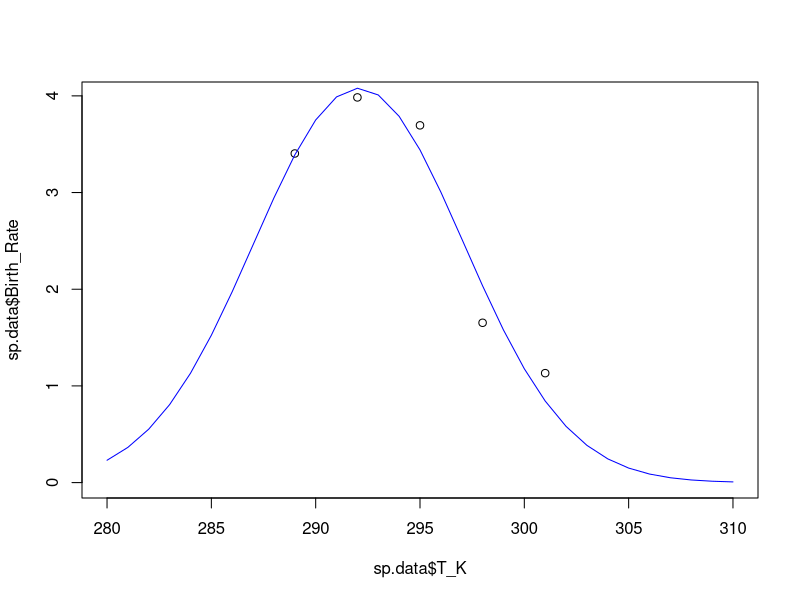
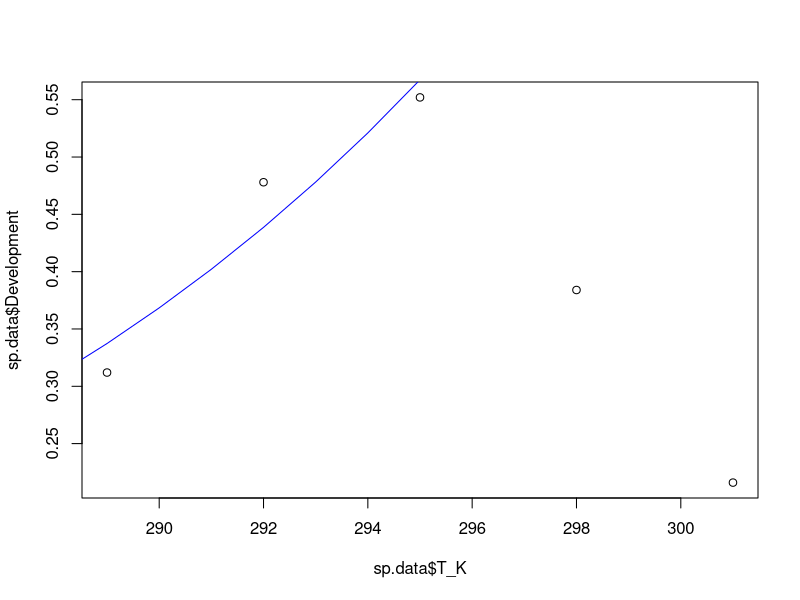
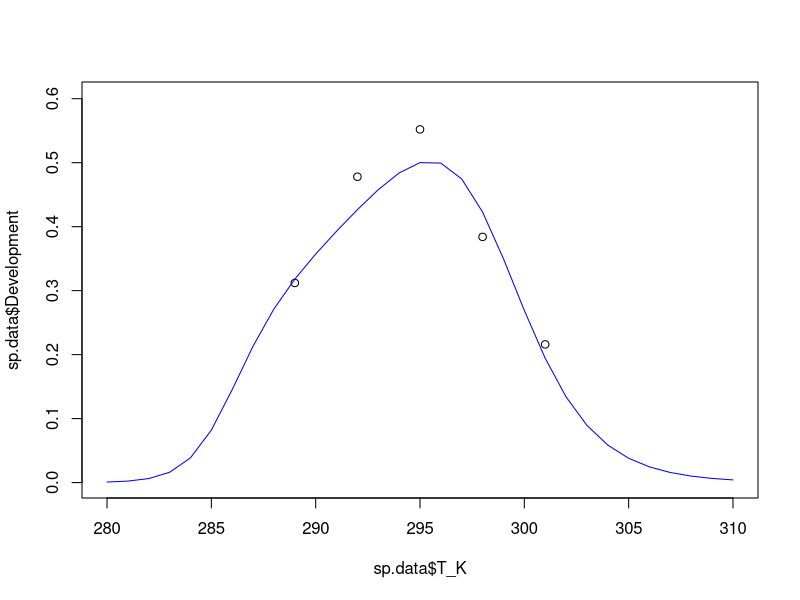
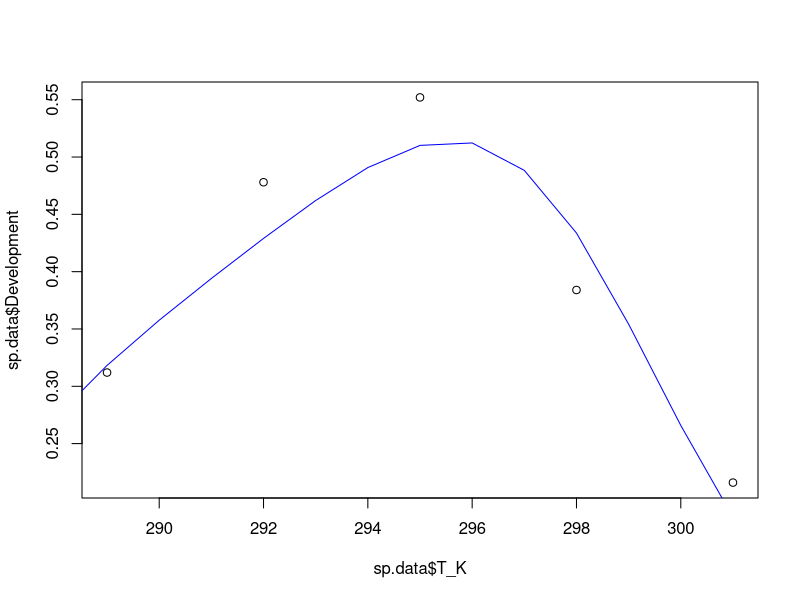
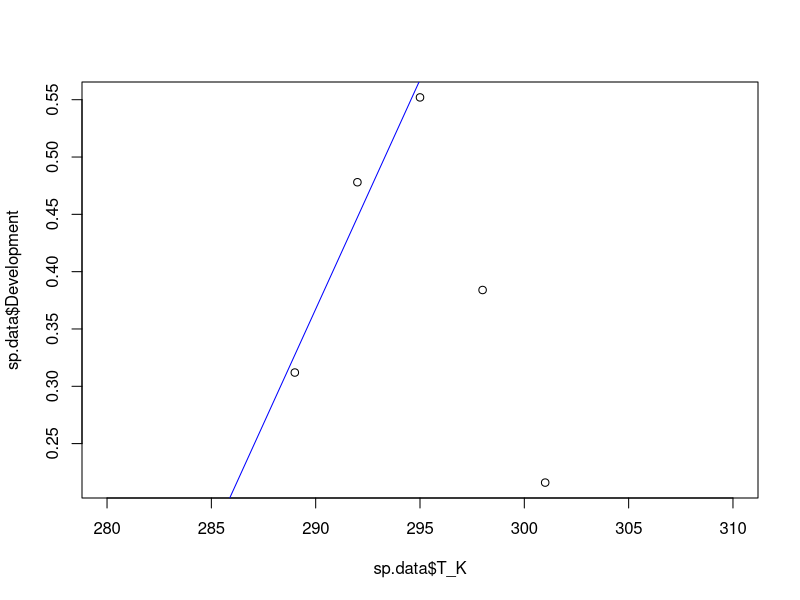
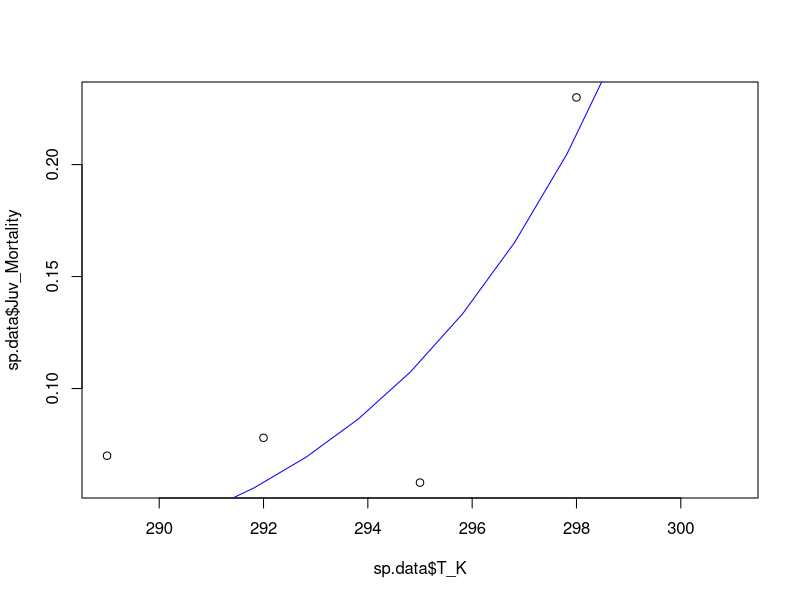
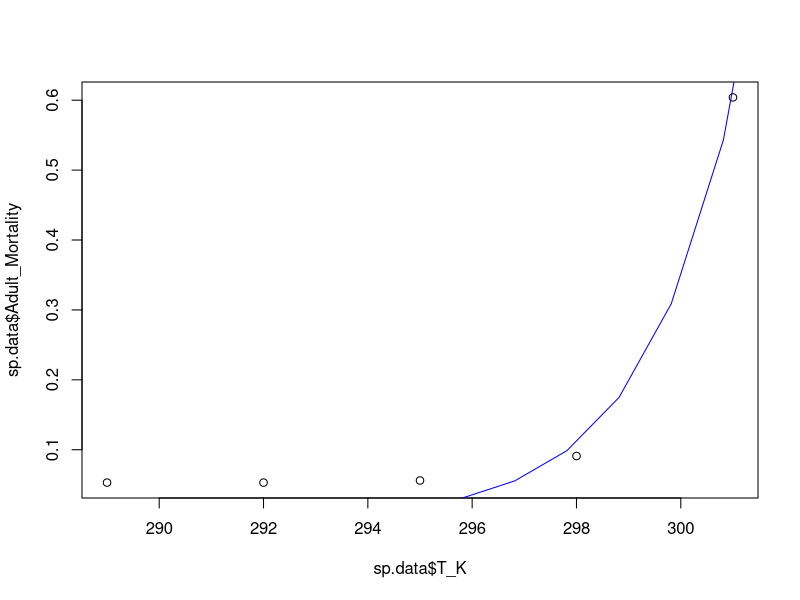
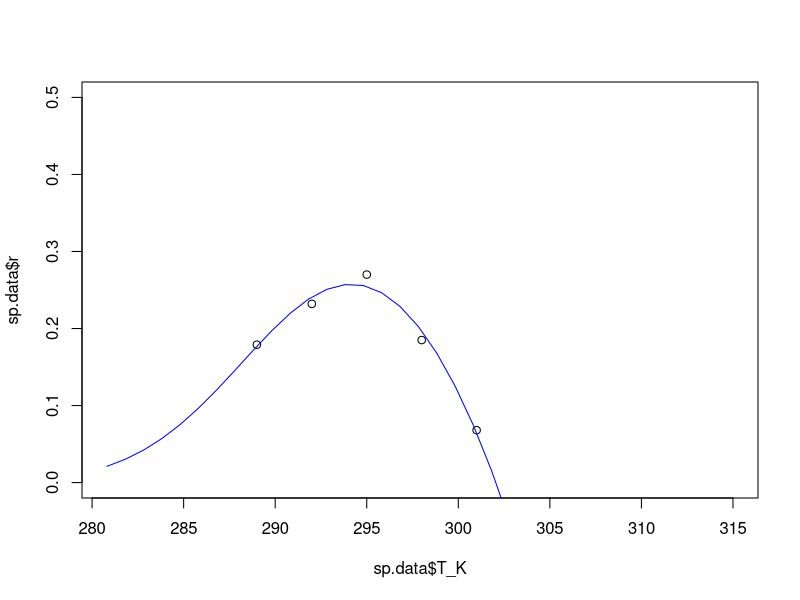

Write R code to recreate these figures, in order. (Note: this script raises an error after producing the figures.)
###################################################################
#### This R script fits functions to temperature response data ####
###################################################################


# Load packages and set working directory
library(tidyr)
library(ggplot2)
library(dplyr)
library(tidyverse)
setwd(dirname(rstudioapi::getActiveDocumentContext()$path))

# Read data
data <- as.data.frame(read_csv("Temperature response data.csv"))

# USER: enter species name (used in temperature response data.csv)
name <- "Aulacorthum solani Brazil"

# Assign species
sp.data <- data[data$Species == name,]
  
  
# Remove columns that do not contain temperature data
sp.data <- sp.data[-c(1:8,12,14,16,18,20,21,23,24,26,27,29,31,32,34,36,37,38)]

# Set some option for nls and plots
Tmin <- 280
Tmax <- 310
TR <- 293



####################################### FECUNDITY ###########################################
# NLS
fec <- nls(Birth_Rate ~ bTopt*exp(-((T_K-Toptb)^2)/(2*sb^2)), data=sp.data,
           start=list(bTopt=5, Toptb=TR, sb=3))
summary(fec)
# Plot model fits
plot(sp.data$T_K, sp.data$Birth_Rate, xlim = c(Tmin,Tmax), ylim = c(0,max(sp.data$Birth_Rate)))
points(seq(Tmin,Tmax,1),coef(fec)[1]*exp(-((seq(Tmin,Tmax,1)-coef(fec)[2])^2)/(2*coef(fec)[3]^2)), type="l", col="blue")


###################################### DEVELOPMENT ##########################################
# estimate xTR and A
# NOTE: removed data beyond max development
dev.mon <- nls(Development ~ xTR*T_K/TR*exp(A*(1/TR-1/T_K)), data=sp.data[-c((nrow(sp.data)-1):nrow(sp.data)),],
               start=list(xTR=0.1, A=1000))
summary(dev.mon)
# Plot model fits
plot(sp.data$T_K, sp.data$Development)
points(seq(Tmin,Tmax,1), coef(dev.mon)[1]*(seq(Tmin,Tmax,1)/TR)*exp(coef(dev.mon)[2]*(1/TR-1/seq(Tmin,Tmax,1))), type="l", col="blue")

# estimate AL and AH separately from TL and TH if needed
xTR <- coef(dev.mon)[1]
A <- coef(dev.mon)[2]
kTL <- 290
kTH <- 298
dev.A <- nls(Development ~ xTR*(T_K/TR)*exp(A*(1/TR-1/T_K))/(1+exp(AL*(1/kTL-1/T_K))+exp(AH*(1/kTH-1/T_K))),
              data=sp.data, start=list(AL=-50000, AH=100000))
summary(dev.A)
AL <- coef(dev.A)[1]
AH <- coef(dev.A)[2]
dev.T <- nls(Development ~ xTR*(T_K/TR)*exp(A*(1/TR-1/T_K))/(1+exp(AL*(1/TL-1/T_K))+exp(AH*(1/TH-1/T_K))),
             data=sp.data, start=list(TL=kTL, TH=kTH))
summary(dev.T)
# Plot model fits
plot(sp.data$T_K, sp.data$Development, xlim=c(Tmin,Tmax), ylim=c(0,max(sp.data$Development)+0.05))
points(seq(Tmin,Tmax,1), xTR*(seq(Tmin,Tmax,1)/TR)*exp(A*(1/TR-1/seq(Tmin,Tmax,1)))/
         (1+(exp(AL*(1/coef(dev.T)[1]-1/seq(Tmin,Tmax,1)))+exp(AH*(1/coef(dev.T)[2]-1/seq(Tmin,Tmax,1))))), type="l", col="blue")


# estimate TH and AH separately from TL and AL if needed
kAL <- -50000
dev.H <- nls(Development ~ xTR*(T_K/TR)*exp(A*(1/TR-1/T_K))/(1+exp(kAL*(1/kTL-1/T_K))+exp(AH*(1/TH-1/T_K))),
             data=sp.data, start=list(TH=kTH, AH=10000))
summary(dev.H)
kTH <- coef(dev.H)[1]
kAH <- coef(dev.H)[2]
dev.AL <- nls(Development ~ xTR*(T_K/TR)*exp(A*(1/TR-1/T_K))/(1+exp(AL*(1/kTL-1/T_K))+exp(kAH*(1/kTH-1/T_K))),
             data=sp.data, start=list(AL=-10000))
summary(dev.AL)
dev.TL <- nls(Development ~ xTR*(T_K/TR)*exp(A*(1/TR-1/T_K))/(1+exp(coef(dev.AL)[1]*(1/TL-1/T_K))+exp(coef(dev.H)[2]*(1/coef(dev.H)[1]-1/T_K))),
             data=sp.data, start=list(TL=kTL))
summary(dev.TL)
# Plot model fits
plot(sp.data$T_K, sp.data$Development)
points(seq(Tmin,Tmax,1), xTR*(seq(Tmin,Tmax,1)/TR)*exp(A*(1/TR-1/seq(Tmin,Tmax,1)))/
         (1+(exp(coef(dev.AL)[1]*(1/coef(dev.TL)[1]-1/seq(Tmin,Tmax,1)))+exp(coef(dev.H)[2]*(1/coef(dev.H)[1]-1/seq(Tmin,Tmax,1))))), type="l", col="blue")


# Minimum developmental temperature
# NOTE: removed data beyond max development
dev.min <- nls(Development ~ m*T_K+b, data=sp.data[-c((nrow(sp.data)-1):nrow(sp.data)),],
               start=list(m=0.01, b=0))
summary(dev.min)
# Plot model fits
plot(sp.data$T_K, sp.data$Development, xlim=c(280,Tmax))
points(seq(280,Tmax,1), coef(dev.min)[1]*seq(280,Tmax,1)+coef(dev.min)[2], type="l", col="blue")

# Calculate Tmin
Tmin <- (-coef(dev.min)[2]/coef(dev.min)[1])[[1]]
Tmin



#################################### MORTALITY ######################################
# NLS for juvenile mortality
mort.J <- nls(Juv_Mortality ~ xTR*exp(A*(1/TR-1/T_K)), data=sp.data,
              start=list(xTR=0.01, A=10000))
summary(mort.J)
# Plot model fits
plot(sp.data$T_K, sp.data$Juv_Mortality) #, ylim=c(0,0.2))
points(seq(Tmin,Tmax,1), coef(mort.J)[1]*exp(coef(mort.J)[2]*(1/TR-1/seq(Tmin,Tmax,1))), type="l", col="blue")


# NLS for adult mortality
mort.A <- nls(Adult_Mortality ~ xTR*exp(A*(1/TR-1/T_K)), data=sp.data,
              start=list(xTR=0.01, A=10000))
summary(mort.A)
# Plot model fits
plot(sp.data$T_K, sp.data$Adult_Mortality) #, ylim=c(0,0.2))
points(seq(Tmin,Tmax,1), coef(mort.A)[1]*exp(coef(mort.A)[2]*(1/TR-1/seq(Tmin,Tmax,1))), type="l", col="blue")



########################### r (INTRINSIC GROWTH RATE) ###############################
# estimate all parameters
r <- nls(r ~ ifelse(T_K <= Topt, rMax*exp(-1*((T_K-Topt)/(2*sr))^2),
                    rMax*(1 - ((T_K-Topt)/(Topt-Tmax))^2)),
                    data=sp.data, start=list(sr=5, Topt=295, Tmax=300, rMax=0.3))
summary(r)
# Plot model fits
plot(sp.data$T_K, sp.data$r, xlim = c(Tmin,Tmax+5), ylim = c(0,0.5)) #max(sp.data$r)+0.05))
points(seq(Tmin,Tmax+5,1), ifelse(seq(Tmin,Tmax+5,1) <= coef(r)[2], coef(r)[4]*exp(-1*((seq(Tmin,Tmax+5,1)-coef(r)[2])/(2*coef(r)[1]))^2),
                                coef(r)[4]*(1 - ((seq(Tmin,Tmax+5,1)-coef(r)[2])/(coef(r)[2]-coef(r)[3]))^2)), type="l", col="blue")


# set Topt and rMax (NOTE: Topt cannot equal Tmax in nls)
Topt <- sp.data[nrow(sp.data)-2,"T_K"]
rMax <- sp.data[sp.data$T_K==Topt,"r"]
# estimate all other parameters
r <- nls(r ~ ifelse(T_K <= Topt, rMax*exp(-1*((T_K-Topt)/(2*sr))^2),
                    rMax*(1 - ((T_K-Topt)/(Topt-Tmax))^2)),
         data=sp.data, start=list(sr=3, Tmax=298))
summary(r)
# Plot model fits
plot(sp.data$T_K, sp.data$r, xlim=c(Tmin,Tmax), ylim=c(0,rMax))
points(seq(Tmin,Tmax+5,1), ifelse(seq(Tmin,Tmax+5,1) <= Topt, rMax*exp(-1*((seq(Tmin,Tmax+5,1)-Topt)/(2*coef(r)[1]))^2),
                                rMax*(1 - ((seq(Tmin,Tmax+5,1)-Topt)/(Topt-coef(r)[2]))^2)), type="l", col="blue")
rMax
Topt
coef(r)[2]






##################################### EGG DEVELOPMENT ########################################
# estimate xTR and A
# NOTE: removed data beyond max development
dev.mon <- nls(Egg_Dev ~ xTR*T_K/TR*exp(A*(1/TR-1/T_K)), data=sp.data[-c((nrow(sp.data)-0):nrow(sp.data)),],
               start=list(xTR=0.1, A=1000))
summary(dev.mon)
# Plot model fits
plot(sp.data$T_K, sp.data$Egg_Dev)
points(seq(Tmin,Tmax,1), coef(dev.mon)[1]*(seq(Tmin,Tmax,1)/TR)*exp(coef(dev.mon)[2]*(1/TR-1/seq(Tmin,Tmax,1))), type="l", col="blue")

# estimate AL and AH separately from TL and TH if needed
kTL <- 297
kTH <- 311
dev.A <- nls(Egg_Dev ~ coef(dev.mon)[1]*(T_K/TR)*exp(coef(dev.mon)[2]*(1/TR-1/T_K))/(1+exp(AL*(1/kTL-1/T_K))+exp(AH*(1/kTH-1/T_K))),
             data=sp.data, start=list(AL=-50000, AH=50000))
summary(dev.A)
dev.T <- nls(Egg_Dev ~ coef(dev.mon)[1]*(T_K/TR)*exp(coef(dev.mon)[2]*(1/TR-1/T_K))/(1+exp(coef(dev.A)[1]*(1/TL-1/T_K))+exp(coef(dev.A)[2]*(1/TH-1/T_K))),
             data=sp.data, start=list(TL=kTL, TH=kTH))
summary(dev.T)
# Plot model fits
plot(sp.data$T_K, sp.data$Egg_Dev, xlim=c(Tmin,Tmax), ylim=c(0,0.4))
points(seq(Tmin,Tmax,1), coef(dev.mon)[1]*(seq(Tmin,Tmax,1)/TR)*exp(coef(dev.mon)[2]*(1/TR-1/seq(Tmin,Tmax,1)))/
         (1+(exp(coef(dev.A)[1]*(1/coef(dev.T)[1]-1/seq(Tmin,Tmax,1)))+exp(coef(dev.A)[2]*(1/coef(dev.T)[2]-1/seq(Tmin,Tmax,1))))), type="l", col="blue")

# estimate TH and AH separately from TL and AL if needed
kAL <- -100000
dev.H <- nls(Egg_Dev ~ coef(dev.mon)[1]*(T_K/TR)*exp(coef(dev.mon)[2]*(1/TR-1/T_K))/(1+exp(kAL*(1/kTL-1/T_K))+exp(AH*(1/TH-1/T_K))),
             data=sp.data, start=list(TH=kTH, AH=50000))
summary(dev.H)
dev.AL <- nls(Egg_Dev ~ coef(dev.mon)[1]*(T_K/TR)*exp(coef(dev.mon)[2]*(1/TR-1/T_K))/(1+exp(AL*(1/kTL-1/T_K))+exp(coef(dev.H)[2]*(1/coef(dev.H)[1]-1/T_K))),
              data=sp.data, start=list(AL=-100000))
summary(dev.AL)
dev.TL <- nls(Egg_Dev ~ coef(dev.mon)[1]*(T_K/TR)*exp(coef(dev.mon)[2]*(1/TR-1/T_K))/(1+exp(coef(dev.AL)[1]*(1/TL-1/T_K))+exp(coef(dev.H)[2]*(1/coef(dev.H)[1]-1/T_K))),
              data=sp.data, start=list(TL=kTL))
summary(dev.TL)
# Plot model fits
plot(sp.data$T_K, sp.data$Egg_Dev)
points(seq(Tmin,Tmax,1), coef(dev.mon)[1]*(seq(Tmin,Tmax,1)/TR)*exp(coef(dev.mon)[2]*(1/TR-1/seq(Tmin,Tmax,1)))/
         (1+(exp(coef(dev.AL)[1]*(1/coef(dev.TL)[1]-1/seq(Tmin,Tmax,1)))+exp(coef(dev.H)[2]*(1/coef(dev.H)[1]-1/seq(Tmin,Tmax,1))))), type="l", col="blue")



###################################### DEVELOPMENT ##########################################
# Monotonic response
# dev.mon <- nls(Development ~ xTR*T_K/TR*exp(A*(1/TR-1/T_K)), data=sp.data,
#                start=list(xTR=0.01, A=5000))
# summary(dev.mon)
# Plot model fits
# plot(sp.data$T_K, sp.data$Development)
# points(seq(Tmin,Tmax,1), coef(dev.mon)[1]*(seq(Tmin,Tmax,1)/TR)*exp(coef(dev.mon)[2]*(1/TR-1/seq(Tmin,Tmax,1))), type="l", col="blue")


# Sharpe-Schoolfield response
# estimate all parameters
# dev <- nls(Development ~ xTR*(T_K/TR)*exp(A*(1/TR-1/T_K))/(1+exp(AL*(1/TL-1/T_K))+exp(AH*(1/TH-1/T_K))),
#               data=sp.data, start=list(xTR=0.03, A=7000, AL=-30000, AH=270000, TL=286, TH=306))
# summary(dev)
# Plot model fits
# plot(sp.data$T_K, sp.data$Development)
# points(seq(Tmin,Tmax,1), coef(dev)[1]*(seq(Tmin,Tmax,1)/TR)*exp(coef(dev)[2]*(1/TR-1/seq(Tmin,Tmax,1)))/
#          (1+(exp(coef(dev)[3]*(1/coef(dev)[5]-1/seq(Tmin,Tmax,1)))+exp(coef(dev)[4]*(1/coef(dev)[6]-1/seq(Tmin,Tmax,1))))), type="l", col="blue")


# estimate AL, AH, TL, and TH
# NOTE: if needed, set AH based on NLS below and run code iteratively until AL and AH do not appreciably change)
# dev.SS <- nls(Development ~ coef(dev.mon)[1]*(T_K/TR)*exp(coef(dev.mon)[2]*(1/TR-1/T_K))/(1+exp(AL*(1/TL-1/T_K))+exp(AH*(1/TH-1/T_K))),
#               data=sp.data, start=list(AL=-66000, AH=235000, TL=288, TH=309.6))
# summary(dev.SS)
# Plot model fits
# plot(sp.data$T_K, sp.data$Development)
# points(seq(Tmin,Tmax,1), coef(dev.mon)[1]*(seq(Tmin,Tmax,1)/TR)*exp(coef(dev.mon)[2]*(1/TR-1/seq(Tmin,Tmax,1)))/
#          (1+(exp(coef(dev.SS)[1]*(1/coef(dev.SS)[3]-1/seq(Tmin,Tmax,1)))+exp(coef(dev.SS)[2]*(1/coef(dev.SS)[4]-1/seq(Tmin,Tmax,1))))), type="l", col="blue")



########################### LACTIN MODEL OF DEVELOPMENT #############################
# estimate all parameters
#lactin <- nls(Development ~ exp(mTopt*T_K)-exp(mTopt*Tmax-(Tmax-T_K)/mDelta) + mTmin,
#              data=sp.data, start=list(mTopt=0.05, Tmax=305, mDelta=10, mTmin=0.01))
#summary(lactin)
# Plot model fits
#plot(sp.data$T_K, sp.data$Development)
#points(seq(Tmin,Tmax,1), coef(dev.mon)[1]*(seq(Tmin,Tmax,1)/TR)*exp(coef(dev.mon)[2]*(1/TR-1/seq(Tmin,Tmax,1)))/
#         (1+(exp(coef(dev.SS)[1]*(1/coef(dev.SS)[3]-1/seq(Tmin,Tmax,1)))+exp(coef(dev.SS)[2]*(1/coef(dev.SS)[4]-1/seq(Tmin,Tmax,1))))), type="l", col="blue")

# estimate mDelta and mTmin
#lactin.test <- nls(Development ~ exp(0.06*T_K)-exp(0.06*kTH-(kTH-T_K)/mDelta) + mTmin,
#              data=sp.data, start=list(mDelta=1, mTmin=0.01))
#summary(lactin.test)
# Plot model fits
#plot(sp.data$T_K, sp.data$Development)
#points(seq(Tmin,Tmax,1), exp(0.06*seq(Tmin,Tmax,1))-exp(0.06*305-(305-seq(Tmin,Tmax,1))/1) + 0.01, type="l", col="blue")



#################################### EGG MORTALITY ######################################
# Mortality estimated using fit at reference temperature
# NLS for egg mortality
mort.J <- nls(Egg_Mortality ~ xTR*exp(A*(1/TR-1/T_K)), data=sp.data,
              start=list(xTR=0.01, A=10000))
summary(mort.J)
# Plot model fits
plot(sp.data$T_K, sp.data$Egg_Mortality, ylim=c(0,0.2))
points(seq(Tmin,Tmax,1), coef(mort.J)[1]*exp(coef(mort.J)[2]*(1/TR-1/seq(Tmin,Tmax,1))), type="l", col="blue")



# Mortality estimated using data at reference temperature
dJTR <- sp.data[sp.data$T_K==TR,"Juv_Mortality"]
dATR <- sp.data[sp.data$T_K==TR,"Adult_Mortality"]

# NLS for juvenile mortality
mort.J <- nls(Juv_Mortality ~ dJTR*exp(A*(1/TR-1/T_K)), data=sp.data,
              start=list(A=10000))
summary(mort.J)
# Plot model fits
plot(sp.data$T_K, sp.data$Juv_Mortality) #, ylim=c(0,0.2))
points(seq(Tmin,Tmax,1), dJTR*exp(coef(mort.J)[1]*(1/TR-1/seq(Tmin,Tmax,1))), type="l", col="blue")


# NLS for adult mortality
mort.A <- nls(Adult_Mortality ~ dATR*exp(A*(1/TR-1/T_K)), data=sp.data,
              start=list(A=1000))
summary(mort.A)
# Plot model fits
plot(sp.data$T_K, sp.data$Adult_Mortality, ylim=c(0,0.1))
points(seq(Tmin,Tmax,1), dATR*exp(coef(mort.A)[1]*(1/TR-1/seq(Tmin,Tmax,1))), type="l", col="blue")



########################### R0 (NET REPRODUCTIVE RATE) ##############################
# NLS
fit.R0 <- nls(R0 ~ R0Topt*exp(-((T_K-ToptR0)^2)/(2*sR0^2)), data=sp.data,
              start=list(R0Topt=200, ToptR0=TR, sR0=10))
summary(fit.R0)
# Plot model fits
plot(sp.data$T_K, sp.data$R0)
points(seq(Tmin,Tmax,1),coef(fit.R0)[1]*exp(-((seq(Tmin,Tmax,1)-coef(fit.R0)[2])^2)/(2*coef(fit.R0)[3]^2)), type="l", col="blue")

# calculate R0Tmax: temperature at which R0 = 1
R0Tmax <- 0
deltaT <- (5*coef(fit.R0)[3]/1000)[[1]] # temperature range = 5 sigma away from Topt
for(i in 0:1000) {
  if(coef(fit.R0)[1]*exp(-(((coef(fit.R0)[2] + i*deltaT) - coef(fit.R0)[2])^2)/(2*coef(fit.R0)[3])^2) <= 1 & R0Tmax == 0)
  { R0Tmax <- (coef(fit.R0)[2] + i*deltaT)[[1]] }}
R0Tmax
